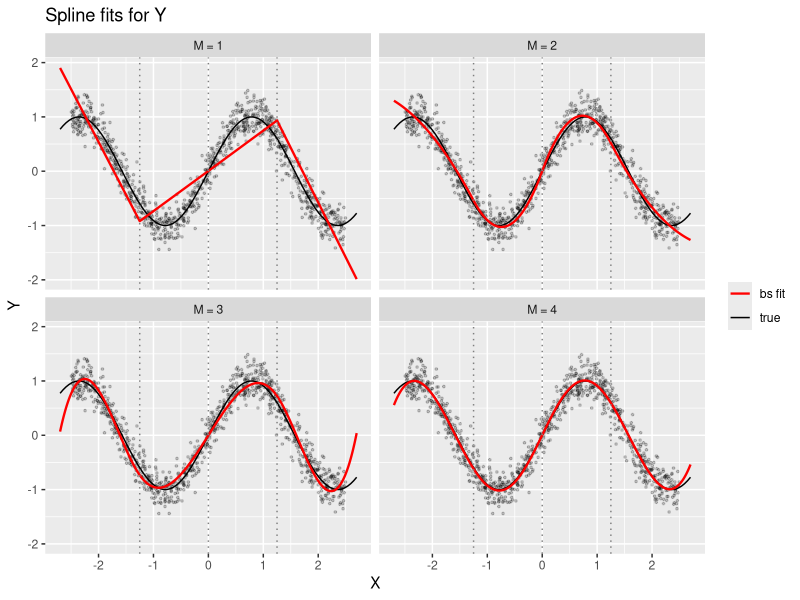
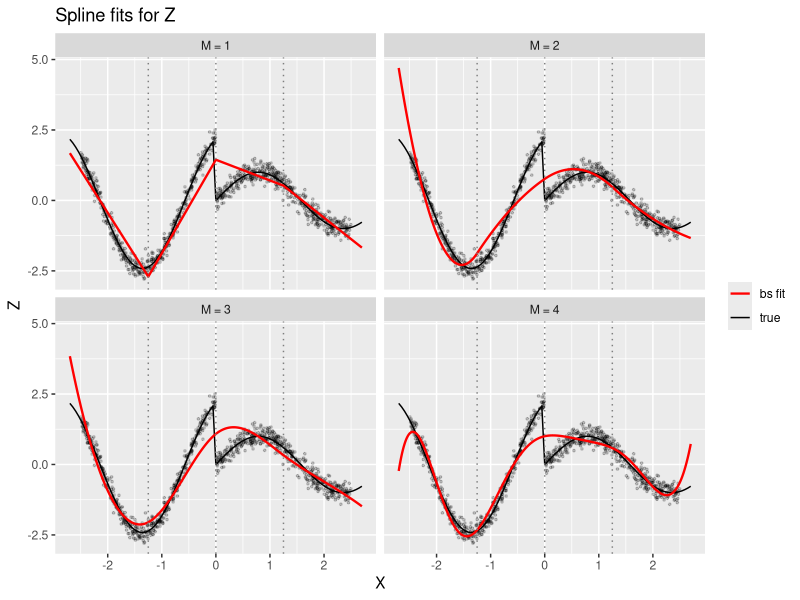
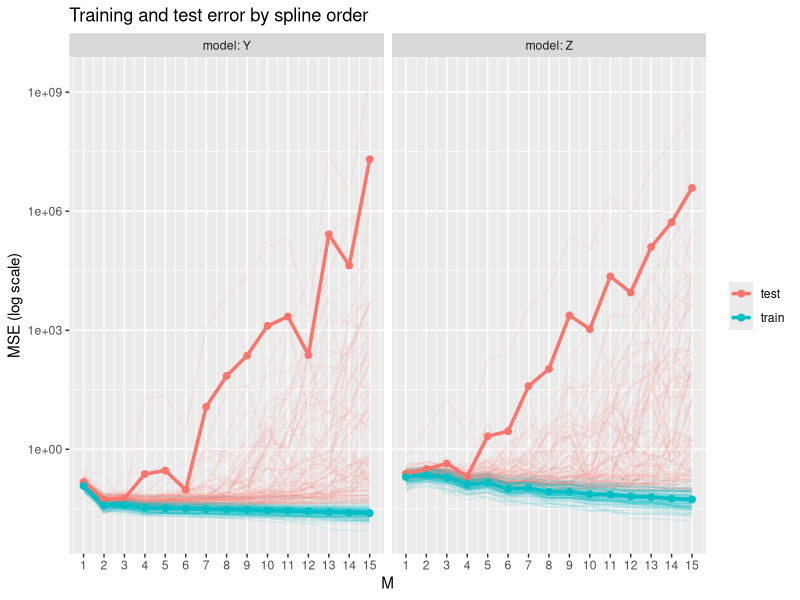

These figures' R source, in order:
###################################
########## Practical 6.4 ##########
###################################
library(tidyverse)
library(splines)


sim_data <- function(n, seed, var = c("Y", "Z"))
{
  set.seed(seed)
  X <- runif(n, min = -2.5, max = 2.5)
  epsilon <- rnorm(n, 0, 0.2)

  if (var == "Y") {
    Y <- sin(2*X) + epsilon

    return (
      data.frame(
        X = X,
        epsilon = epsilon,
        Y = Y
      )
    )
  }

  if (var == "Z") {
    Z <- sin(2*X) + 2.2 * (X < 0) * cos(2*X) + epsilon

    return (
      data.frame(
        X = X,
        epsilon = epsilon,
        Z = Z
      )
    )
  }

}

#########
### a ###
#########
simY <- sim_data(1000, 2026, "Y")
simZ <- sim_data(1000, 2026, "Z")

M <- c(1,2,3,4)
knots <- c(-1.25, 0, 1.25)

Y_bsfits <- vector("list", length(M))
Z_bsfits <- vector("list", length(M))

for (m in M){
  Y_bsfits[[m]] <- lm(Y ~ bs(X, knots = knots, degree = m, Boundary.knots = c(-2.5, 2.5)), data = simY)
  Z_bsfits[[m]] <- lm(Z ~ bs(X, knots = knots, degree = m, Boundary.knots = c(-2.5, 2.5)), data = simZ)
}

# Predict each fit on a grid and stack into one long data frame
# The grid is slighly bigger than used covariates to see bad
# extrapolation of the splines
grid <- data.frame(X = seq(-2.7, 2.7, length.out = 500))

pred_df <- function(fits)
{
  map_dfr(M, \(m) tibble(X = grid$X, fit = predict(fits[[m]], newdata = grid),
                         M = paste("M =", m)))
}

plot_fits <- function(sim, fits, var, truth)
{
  preds <- pred_df(fits)

  ggplot(sim, aes(X, .data[[var]])) +
    geom_point(alpha = 0.2, size = 0.6) +
    geom_function(fun = truth, aes(colour = "true")) +
    geom_line(data = preds, aes(y = fit, colour = "bs fit"), linewidth = 0.8) +
    geom_vline(xintercept = knots, linetype = "dotted", colour = "grey50") +
    facet_wrap(~ M, nrow = 2) +
    scale_colour_manual(values = c("bs fit" = "red", "true" = "black")) +
    labs(title = paste("Spline fits for", var), colour = NULL)
}

plot_fits(simY, Y_bsfits, "Y", \(x) sin(2*x))
plot_fits(simZ, Z_bsfits, "Z", \(x) sin(2*x) + 2.2 * (x < 0) * cos(2*x))

#########
### b ###
#########

bootstrap_iteration <- function(n, seed, knots = c(-1.25, 0, 1.25), Mvec = seq(1,15, 1))
{
  simY <- sim_data(n, seed, var = "Y")
  simZ <- sim_data(n, seed, var = "Z")
  nY <- nrow(simY)
  nZ <- nrow(simZ)

  #Train data split
  trainY <- simY[1:(nY/2),]
  trainZ <- simZ[1:(nZ/2),]

  #Test data split
  testY <- simY[(nY/2 + 1):nY, ]
  testZ <- simZ[(nZ/2 + 1):nZ, ]

  #Train and test error
  trainErrorY <- vector("numeric", length(Mvec))
  trainErrorZ <- vector("numeric", length(Mvec))

  testErrorY <- vector("numeric", length(Mvec))
  testErrorZ <- vector("numeric", length(Mvec))


  # Boundary knots fixed at the support of X, so test points outside the
  # training range don't trigger bs() extrapolation warnings
  for (i in seq_along(Mvec)){
    m <- Mvec[i]
    fitY <- lm(Y ~ bs(X, knots = knots, degree = m, Boundary.knots = c(-2.5, 2.5)), data = trainY)
    fitZ <- lm(Z ~ bs(X, knots = knots, degree = m, Boundary.knots = c(-2.5, 2.5)), data = trainZ)

    trainErrorY[[i]] <- mean(fitY$residuals^2)
    trainErrorZ[[i]] <- mean(fitZ$residuals^2)

    testErrorY[[i]] <- mean((testY$Y - predict(fitY, newdata = testY))^2)
    testErrorZ[[i]] <- mean((testZ$Z - predict(fitZ, newdata = testZ))^2)
  }

  return(
    data.frame(
      M = Mvec,
      trainErrorY = trainErrorY,
      trainErrorZ = trainErrorZ,
      testErrorY = testErrorY,
      testErrorZ = testErrorZ
    )
  )
}

B <- 100
seed <- 2026
n <- 100

errors <- map_dfr(1:B, \(b) bootstrap_iteration(n, seed + b - 1), .id = "sim")

# Long format: one row per (sim, M, train/test, Y/Z)
errors_long <- errors |>
  pivot_longer(-c(sim, M), names_to = c("set", "model"),
               names_pattern = "(train|test)Error(Y|Z)", values_to = "error")

mean_errors <- errors_long |>
  group_by(M, set, model) |>
  summarise(error = mean(error), .groups = "drop")

ggplot(errors_long, aes(M, error, colour = set)) +
  geom_line(aes(group = interaction(sim, set)), alpha = 0.1) +
  geom_line(data = mean_errors, linewidth = 1.2) +
  geom_point(data = mean_errors, size = 2) +
  facet_wrap(~ model, labeller = label_both) +
  scale_x_continuous(breaks = 1:15) +
  scale_y_log10() +
  labs(title = "Training and test error by spline order", y = "MSE (log scale)", colour = NULL)

# Order M with minimal mean test error for each model
mean_errors |>
  filter(set == "test") |>
  group_by(model) |>
  slice_min(error)

# For train data this is trivially equal to M=15 because a higher modelfit
# will give better training error
